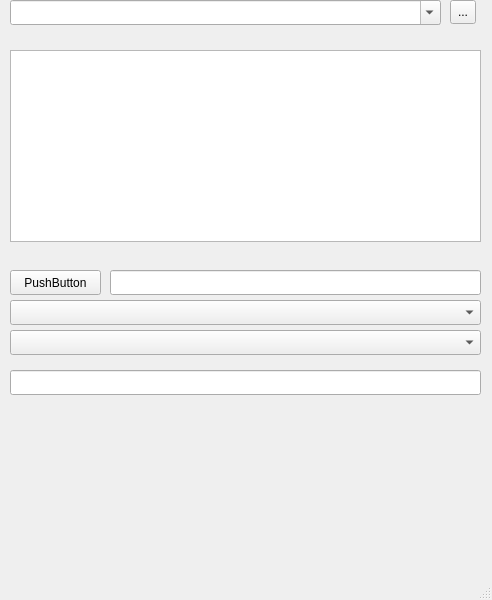
<?xml version="1.0" encoding="UTF-8"?>
<ui version="4.0">
 <class>MainWindow</class>
 <widget class="QMainWindow" name="MainWindow">
  <property name="geometry">
   <rect>
    <x>0</x>
    <y>0</y>
    <width>492</width>
    <height>600</height>
   </rect>
  </property>
  <property name="windowTitle">
   <string>MainWindow</string>
  </property>
  <widget class="QWidget" name="centralwidget">
   <widget class="QComboBox" name="comboBox">
    <property name="geometry">
     <rect>
      <x>10</x>
      <y>0</y>
      <width>431</width>
      <height>25</height>
     </rect>
    </property>
    <property name="editable">
     <bool>true</bool>
    </property>
   </widget>
   <widget class="QToolButton" name="toolButton">
    <property name="geometry">
     <rect>
      <x>450</x>
      <y>0</y>
      <width>26</width>
      <height>24</height>
     </rect>
    </property>
    <property name="text">
     <string>...</string>
    </property>
   </widget>
   <widget class="QColumnView" name="columnView">
    <property name="geometry">
     <rect>
      <x>10</x>
      <y>50</y>
      <width>471</width>
      <height>192</height>
     </rect>
    </property>
   </widget>
   <widget class="QPushButton" name="pushButton">
    <property name="geometry">
     <rect>
      <x>10</x>
      <y>270</y>
      <width>91</width>
      <height>25</height>
     </rect>
    </property>
    <property name="text">
     <string>PushButton</string>
    </property>
   </widget>
   <widget class="QLineEdit" name="lineEdit">
    <property name="geometry">
     <rect>
      <x>110</x>
      <y>270</y>
      <width>371</width>
      <height>25</height>
     </rect>
    </property>
   </widget>
   <widget class="QComboBox" name="comboBox_2">
    <property name="geometry">
     <rect>
      <x>10</x>
      <y>300</y>
      <width>471</width>
      <height>25</height>
     </rect>
    </property>
   </widget>
   <widget class="QComboBox" name="comboBox_3">
    <property name="geometry">
     <rect>
      <x>10</x>
      <y>330</y>
      <width>471</width>
      <height>25</height>
     </rect>
    </property>
   </widget>
   <widget class="QLineEdit" name="lineEdit_2">
    <property name="geometry">
     <rect>
      <x>10</x>
      <y>370</y>
      <width>471</width>
      <height>25</height>
     </rect>
    </property>
   </widget>
  </widget>
  <widget class="QMenuBar" name="menubar">
   <property name="geometry">
    <rect>
     <x>0</x>
     <y>0</y>
     <width>492</width>
     <height>22</height>
    </rect>
   </property>
  </widget>
  <widget class="QStatusBar" name="statusbar"/>
 </widget>
 <resources/>
 <connections/>
</ui>
